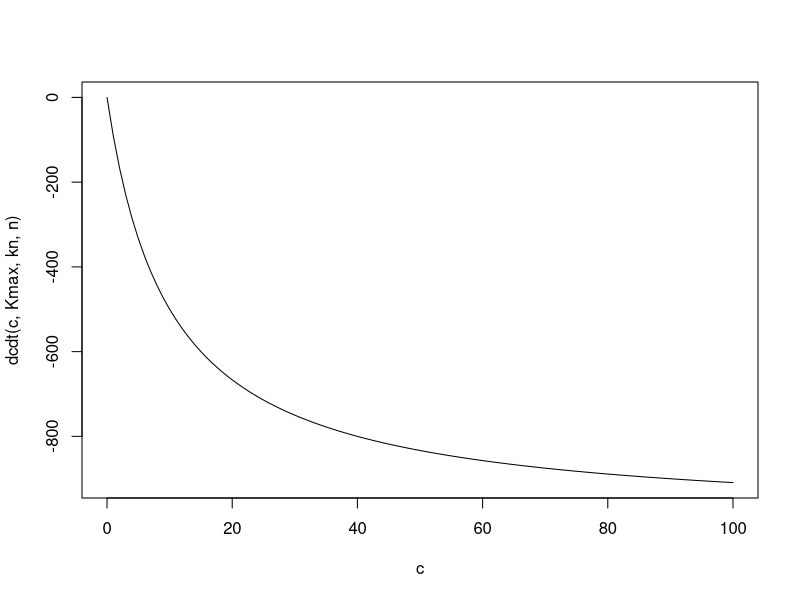
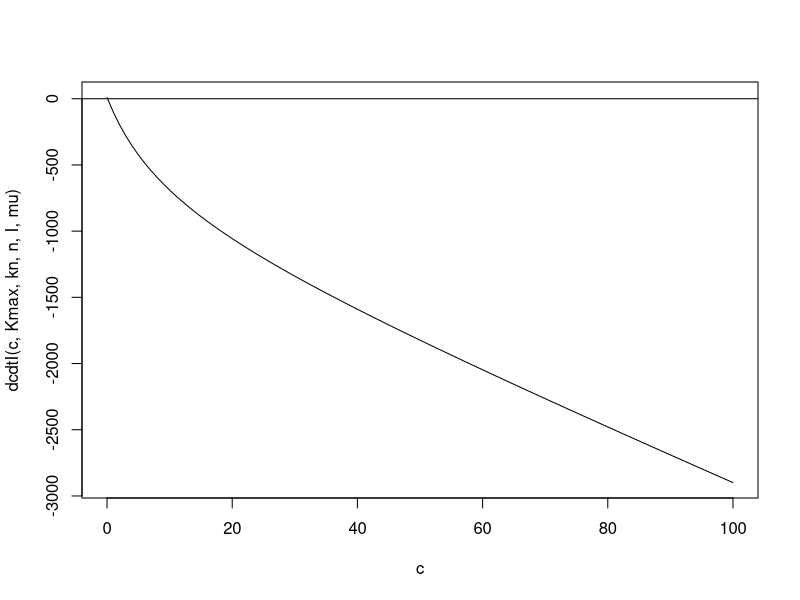

The R source for these figures, in order:
Kmax=10
kn=10
n=100
c=seq(0,100,1)

dcdt=function(c,Kmax,kn,n) return(-(Kmax*c*n)/(kn+c))

plot(c,dcdt(c,Kmax,kn, n), type='l')

I=10 #inflow
mu=20 #outflow
dcdtI=function(c,Kmax,kn,n, I, mu) return(I-(mu*c)-(Kmax*c*n)/(kn+c))
plot(c,dcdtI(c,Kmax,kn, n, I, mu), type='l')
abline(NULL,NULL,h=0)
